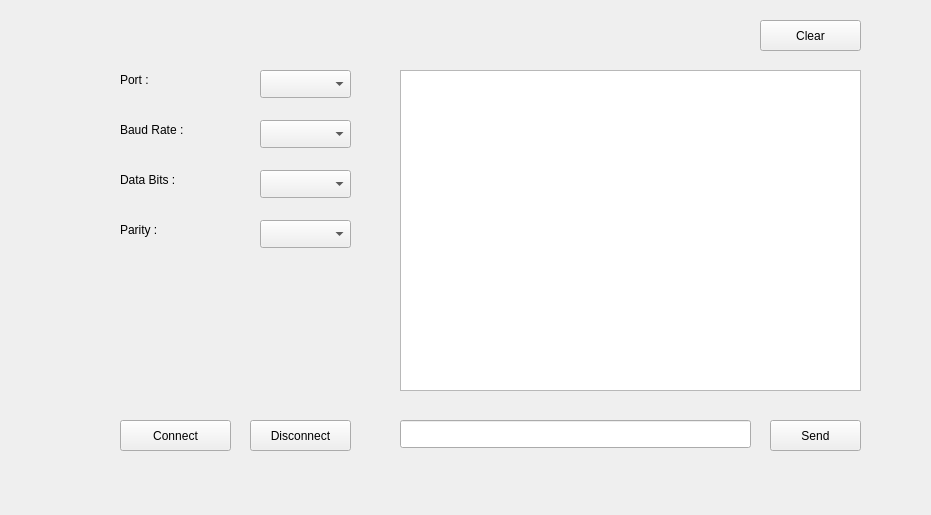
<?xml version="1.0" encoding="UTF-8"?>
<ui version="4.0">
 <class>Widget</class>
 <widget class="QWidget" name="Widget">
  <property name="geometry">
   <rect>
    <x>0</x>
    <y>0</y>
    <width>931</width>
    <height>515</height>
   </rect>
  </property>
  <property name="windowTitle">
   <string>Widget</string>
  </property>
  <widget class="QLabel" name="label">
   <property name="geometry">
    <rect>
     <x>120</x>
     <y>70</y>
     <width>63</width>
     <height>20</height>
    </rect>
   </property>
   <property name="text">
    <string>Port :</string>
   </property>
  </widget>
  <widget class="QLabel" name="label_2">
   <property name="geometry">
    <rect>
     <x>120</x>
     <y>120</y>
     <width>81</width>
     <height>20</height>
    </rect>
   </property>
   <property name="text">
    <string>Baud Rate :</string>
   </property>
  </widget>
  <widget class="QLabel" name="label_3">
   <property name="geometry">
    <rect>
     <x>120</x>
     <y>170</y>
     <width>71</width>
     <height>20</height>
    </rect>
   </property>
   <property name="text">
    <string>Data Bits :</string>
   </property>
  </widget>
  <widget class="QLabel" name="label_5">
   <property name="geometry">
    <rect>
     <x>120</x>
     <y>220</y>
     <width>63</width>
     <height>20</height>
    </rect>
   </property>
   <property name="text">
    <string>Parity :</string>
   </property>
  </widget>
  <widget class="QComboBox" name="comboBox">
   <property name="geometry">
    <rect>
     <x>260</x>
     <y>70</y>
     <width>91</width>
     <height>28</height>
    </rect>
   </property>
  </widget>
  <widget class="QComboBox" name="comboBox_2">
   <property name="geometry">
    <rect>
     <x>260</x>
     <y>120</y>
     <width>91</width>
     <height>28</height>
    </rect>
   </property>
  </widget>
  <widget class="QComboBox" name="comboBox_3">
   <property name="geometry">
    <rect>
     <x>260</x>
     <y>170</y>
     <width>91</width>
     <height>28</height>
    </rect>
   </property>
  </widget>
  <widget class="QComboBox" name="comboBox_5">
   <property name="geometry">
    <rect>
     <x>260</x>
     <y>220</y>
     <width>91</width>
     <height>28</height>
    </rect>
   </property>
  </widget>
  <widget class="QPushButton" name="pushButton">
   <property name="geometry">
    <rect>
     <x>120</x>
     <y>420</y>
     <width>111</width>
     <height>31</height>
    </rect>
   </property>
   <property name="text">
    <string>Connect</string>
   </property>
  </widget>
  <widget class="QPushButton" name="pushButton_2">
   <property name="geometry">
    <rect>
     <x>250</x>
     <y>420</y>
     <width>101</width>
     <height>31</height>
    </rect>
   </property>
   <property name="text">
    <string>Disconnect</string>
   </property>
  </widget>
  <widget class="QPushButton" name="pushButton_4">
   <property name="geometry">
    <rect>
     <x>760</x>
     <y>20</y>
     <width>101</width>
     <height>31</height>
    </rect>
   </property>
   <property name="text">
    <string>Clear</string>
   </property>
  </widget>
  <widget class="QLineEdit" name="lineEdit_2">
   <property name="geometry">
    <rect>
     <x>400</x>
     <y>420</y>
     <width>351</width>
     <height>28</height>
    </rect>
   </property>
  </widget>
  <widget class="QTextBrowser" name="textBrowser">
   <property name="geometry">
    <rect>
     <x>400</x>
     <y>70</y>
     <width>461</width>
     <height>321</height>
    </rect>
   </property>
  </widget>
  <widget class="QPushButton" name="pushButton_5">
   <property name="geometry">
    <rect>
     <x>770</x>
     <y>420</y>
     <width>91</width>
     <height>31</height>
    </rect>
   </property>
   <property name="text">
    <string>Send</string>
   </property>
  </widget>
 </widget>
 <resources/>
 <connections/>
</ui>
